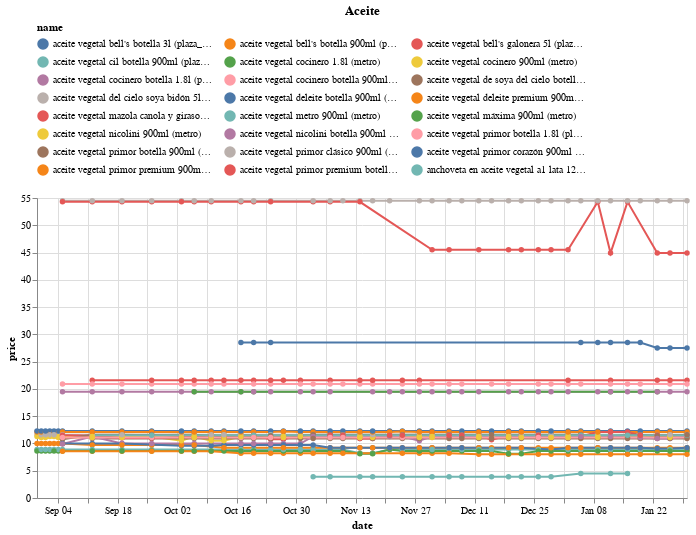

Notebook code for this chart:
### Code cell
#|fig-cap: Aceite vegeta
(df
 .loc[df.name.isin(names)]
 .pipe(alt.Chart)
 .mark_line(point=True)
 .encode(x='date', y='price', color='name', tooltip=['name','price'])
 .properties(width=650, title='Aceite')
 .configure_legend(orient='top', columns=3)
)

### Figure 1 — Vega-Lite specification as saved in the notebook (floating-point values rounded to 4 significant figures; data arrays with more than 128 entries replaced by an {"elided": "..."} marker saying what was removed)
{"config": {"view": {"continuousWidth": 400, "continuousHeight": 300}, "legend": {"columns": 3, "orient": "top"}}, "data": {"name": "data-7c43dcd72ee94afbf64f1840e7e1ac77"}, "mark": {"type": "line", "point": true}, "encoding": {"color": {"field": "name", "type": "nominal"}, "tooltip": [{"field": "name", "type": "nominal"}, {"field": "price", "type": "quantitative"}], "x": {"field": "date", "type": "temporal"}, "y": {"field": "price", "type": "quantitative"}}, "title": "Aceite", "width": 650, "$schema": "https://vega.github.io/schema/vega-lite/v4.17.0.json", "datasets": {"data-7c43dcd72ee94afbf64f1840e7e1ac77": {"elided": "803 records"}}}
